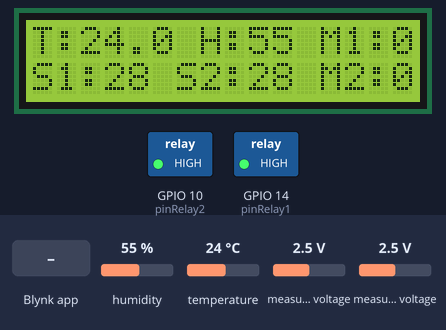
Bench run of a sketch on a simulated ESP8266 (NodeMCU). On the bench: 16×2 character LCD, switched loads named in the sketch (green lamp = pin HIGH). The test bench sets the inputs (shaded band); at power-on: measured voltage 2.5 V, humidity 55 %, temperature 24 °C. WiFi joins after 1.5 s; servers stay silent unless stated; what the sketch prints to the serial monitor is not drawn.

Above: at 4.0 s.
4.1 s: Blynk app writes 200 to V20
At 5.2 s:
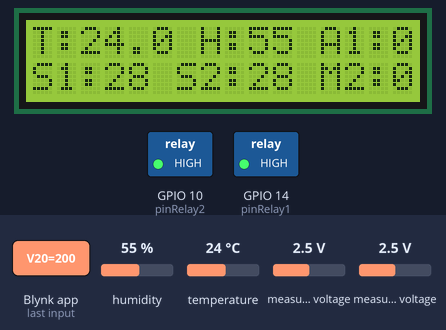
6.0 s: Blynk app writes 1 to V21
At 7.7 s:
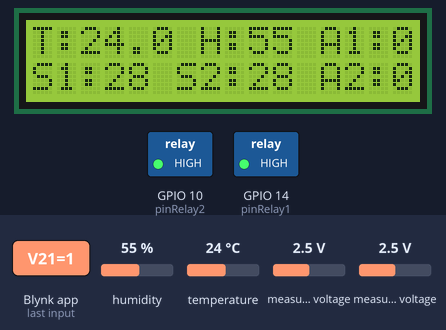
8.0 s: Blynk app writes 0 to V20
At 9.3 s:
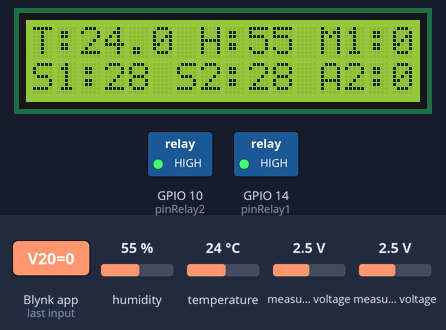
10.0 s: measured voltage (sensor 201) set to 4.5 V
At 11.7 s:
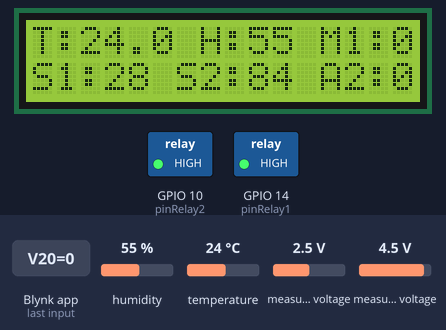
12.0 s: measured voltage (sensor 201) set to 4.8 V
At 13.6 s:
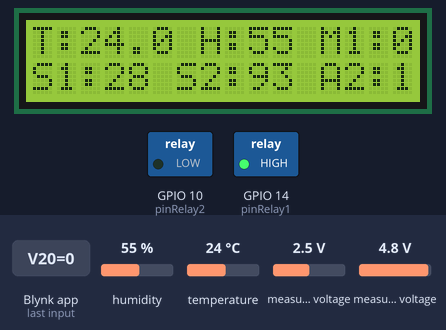
14.5 s: humidity set to 22 %
At 16.7 s:
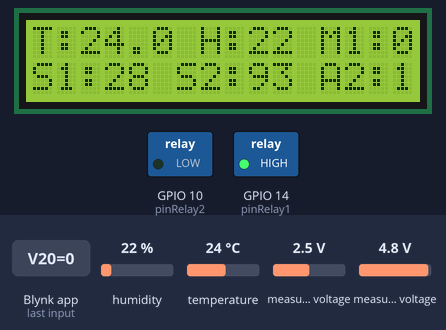
Timing chart, 0 to 18.2 s (numbered marks = the images above; inputs shaded):
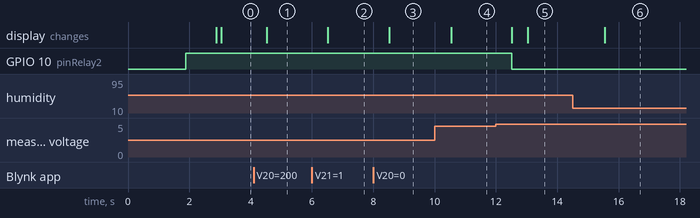

Measured:
- the behaviour switches between 4.6 and 4.7 V on measured voltage (sensor 201) (found by bisection; images 4 and 5)
- after the input at 4.1 s, the display: changes after 0.42 s (image 1)
- after the input at 6.0 s, the display: changes after 0.52 s (image 2)
- after the input at 8.0 s, the display: changes after 0.52 s (image 3)
- after the input at 10.0 s, the display: changes after 0.54 s (image 4)
- after the input at 12.0 s, GPIO 10 (pinRelay2): HIGH → LOW after 0.52 s; the display: first changes after 0.52 s (image 5 shows a later state)
- after the input at 14.5 s, the display: changes after 1.0 s (image 6)

The sketch:

Penyiraman2.ino
```cpp
 // BLYNK
#define BLYNK_PRINT Serial
#include <ESP8266WiFi.h>;
#include <BlynkSimpleEsp8266.h>;
char auth[] = "iXyEI9-7isWL_Ou7pZq5X5IcGh3dyFSJ"; // auth blynk
char ssid[] = "Spasi8x"; //nama wifi
char pass[] = "lolololo"; //password wifi

//DHT
#include <DHT.h>
#define DHTPIN 0          // D3 PIN
#define DHTTYPE DHT11     // DHT 11

DHT dht(DHTPIN, DHTTYPE);
BlynkTimer timer;

//LCD
#include <Wire.h>
#include <LiquidCrystal_I2C.h>
LiquidCrystal_I2C lcd(0x3F, 16, 2);

//ADS
#include <Adafruit_ADS1015.h>
Adafruit_ADS1115 ads(0x48);  // address ads

//Status Auto
int auto1 = 0;
int auto2 = 0;

// Relay
int pinRelay1 = 14; // D5
int pinRelay2 = 10; // SD3

//Status Relay
int statusRelay1 = 0;
int statusRelay2 = 0;

// Sensor Tanah
const int pinKelembabanTanah = 0; // A0
int16_t kelembabanTanah = 0;
const int pinKelembabanTanah2 = 1; // A1
int16_t kelembabanTanah2 = 0;

int batasKelembabanTanahKering = 90;
int batasKelembabanTanahBasah = 40;

//dalam data mentah hasil baca ADC
int rangeDenganAir = 8000;
int rangeTanpaAir = 27000;

int IsRelayOn1 = 0;
int IsRelayOn2 = 0;

void sendSensor()
{
  //  suhu dan kelembaban
  float h = dht.readHumidity();
  float t = dht.readTemperature(); // or dht.readTemperature(true) for Fahrenheit

  if (isnan(h) || isnan(t)) {
    Serial.println("Failed to read from DHT sensor!");
    return;
  }

  // Kelembaban Tanah
  kelembabanTanah = ads.readADC_SingleEnded(0);
  kelembabanTanah = map(kelembabanTanah, rangeDenganAir, rangeTanpaAir, 0, 100);

  // Kelembaban Tanah 2
  kelembabanTanah2 = ads.readADC_SingleEnded(1);
  kelembabanTanah2 = map(kelembabanTanah2, rangeDenganAir, rangeTanpaAir, 0, 100);

  //  Serial Print
  Serial.println();
  Serial.print("Temperature: ");
  Serial.println(t);
  Serial.print("Humadity: ");
  Serial.println(h);
  Serial.print("Moisture 1: ");
  Serial.println(kelembabanTanah);
  Serial.print("Moisture 2: ");
  Serial.println(kelembabanTanah2);
  Serial.print("Auto 1: ");
  Serial.println(auto1);
  Serial.print("Auto 2: ");
  Serial.println(auto2);
  Serial.print("Status Relay 1: ");
  Serial.println(statusRelay1);
  Serial.print("Status Relay 2: ");
  Serial.println(statusRelay2);
  Serial.println();

  //  LCD
  lcd.setCursor(0, 0);
  lcd.print("T:");
  lcd.setCursor(2, 0);
  lcd.print("     ");
  lcd.setCursor(2, 0);
  lcd.print(t, 1);
  lcd.setCursor(7, 0);
  lcd.print("H:");
  lcd.setCursor(9, 0);
  lcd.print("   ");
  lcd.setCursor(9, 0);
  lcd.print(h, 0);

  lcd.setCursor(0, 1);
  lcd.print("S1:");
  lcd.setCursor(3, 1);
  lcd.print("   ");
  lcd.setCursor(3, 1);
  lcd.print(kelembabanTanah);

  lcd.setCursor(6, 1);
  lcd.print("S2:");
  lcd.setCursor(9, 1);
  lcd.print("   ");
  lcd.setCursor(9, 1);
  lcd.print(kelembabanTanah2);

  lcd.setCursor(12, 0);
  if(auto1){
    lcd.print("A1:");
  } else {
    lcd.print("M1:");
  }
  lcd.setCursor(15, 0);
  lcd.print(statusRelay1 | IsRelayOn1);
  lcd.setCursor(12, 1);
  if(auto2){
    lcd.print("A2:");
  } else {
    lcd.print("M2:");
  }
  lcd.setCursor(15, 1);
  lcd.print(statusRelay2 | IsRelayOn2);

  // virtual
  Blynk.virtualWrite(V1, t);
  Blynk.virtualWrite(V2, h);
  Blynk.virtualWrite(V3, kelembabanTanah);
  Blynk.virtualWrite(V4, kelembabanTanah2);

  if(auto1){
    if(IsRelayOn1==1){
      if(kelembabanTanah < batasKelembabanTanahBasah){
        digitalWrite(pinRelay1, HIGH);
        IsRelayOn1 = 0;
      }
    } else {
      if(kelembabanTanah >= batasKelembabanTanahKering){
        digitalWrite(pinRelay1, LOW);
        IsRelayOn1 = 1;
      }
    }
  }

  if(auto2){
    if(IsRelayOn2==1){
      if(kelembabanTanah2 < batasKelembabanTanahBasah){
        digitalWrite(pinRelay2, HIGH);
        IsRelayOn2 = 0;
      }
    } else {
      if(kelembabanTanah2 >= batasKelembabanTanahKering){
        digitalWrite(pinRelay2, LOW);
        IsRelayOn2 = 1;
      }
    }
  }

}

// KONDISI AUTOMATIS
//status auto 1
BLYNK_WRITE(V20) // PIN VIRTUAL V20
{
  auto1 = param.asInt();
}

//status auto 2
BLYNK_WRITE(V21) // PIN VIRTUAL V21
{
  auto2 = param.asInt();
}

// KONDISI MANUAL
//keadaan pompa 1
BLYNK_WRITE(V10) // PIN VIRTUAL V10
{
  statusRelay1 = param.asInt();
  if(statusRelay1){
    digitalWrite(pinRelay1, LOW);
      IsRelayOn1 = 1;
  }else{
    digitalWrite(pinRelay1, HIGH);
      IsRelayOn1 = 0;
  }
}

//keadaan pompa 2
BLYNK_WRITE(V11) // PIN VIRTUAL V11
{
  statusRelay2 = param.asInt();
  if(statusRelay2){
    digitalWrite(pinRelay2, LOW);
    IsRelayOn2 = 1;
  }else{
    digitalWrite(pinRelay2, HIGH);
    IsRelayOn2 = 0;
  }
}

void setup(){
  //  Serial
  Serial.begin(9600);
  Serial.println("Starting...");

  //  LCD
  lcd.begin();
  lcd.backlight();
  lcd.setCursor(0, 0);
  lcd.print("Starting...");

  //  ADS
  ads.begin();

  //  DHT
  dht.begin();

  //  Blynk
  Blynk.begin(auth, ssid, pass);
  timer.setInterval(500L, sendSensor);

  pinMode(pinKelembabanTanah, INPUT);
  pinMode(pinKelembabanTanah2, INPUT);
  pinMode(pinRelay1, OUTPUT);
  pinMode(pinRelay2, OUTPUT);
  digitalWrite(pinRelay1, HIGH);
  IsRelayOn1 = 0;
  digitalWrite(pinRelay2, HIGH);
  IsRelayOn2 = 0;

  delay(1000);
  lcd.clear();
}

void loop(){
  Blynk.run();
  timer.run();

}
```
